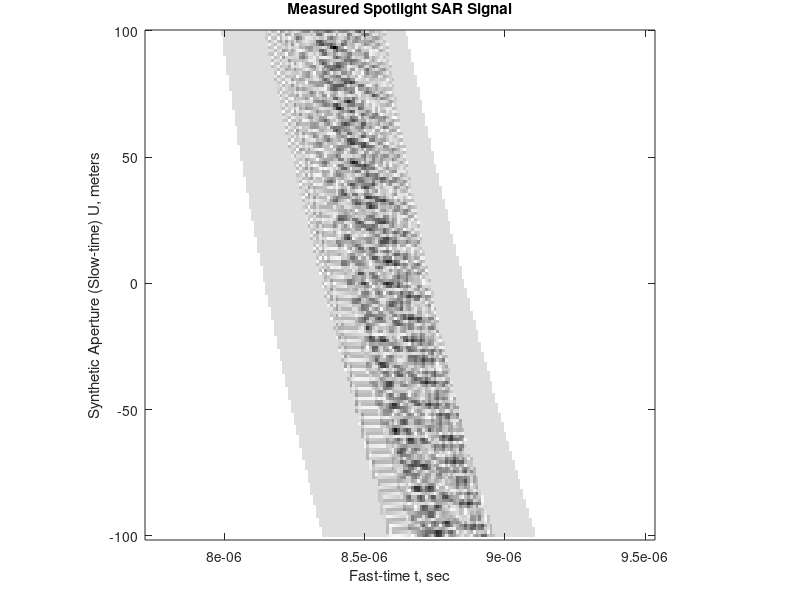
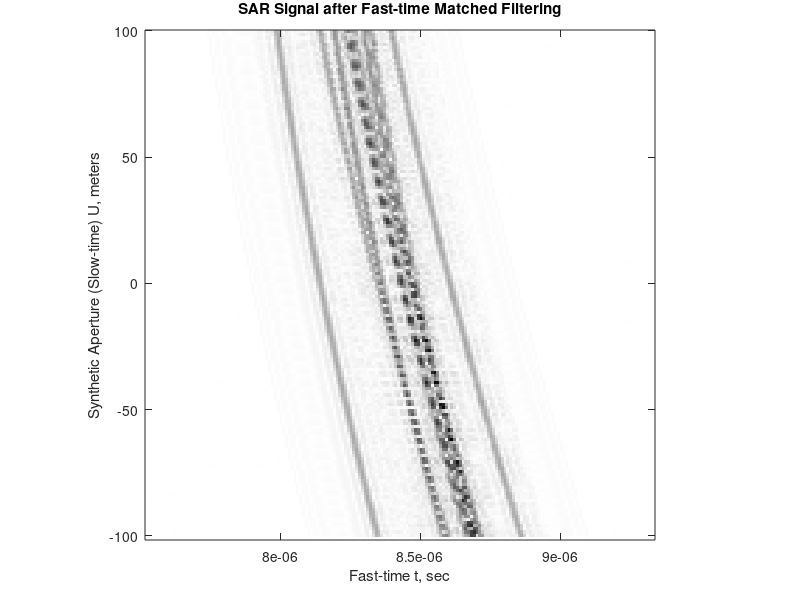
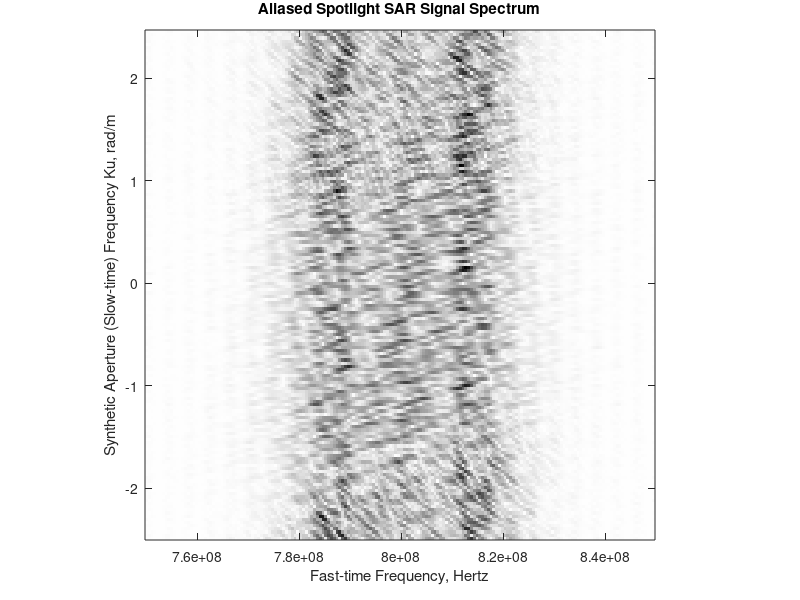
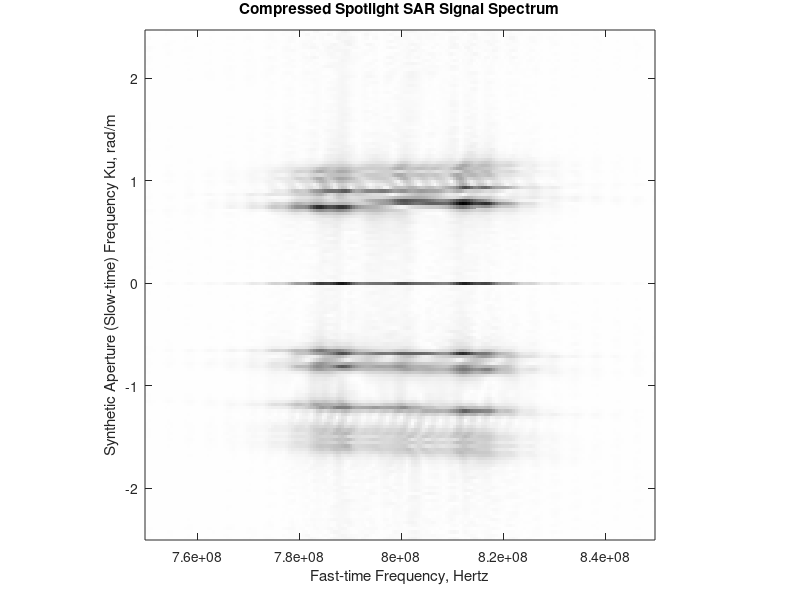

The MATLAB script that drew these images, in order: (Note: this script raises an error after producing the figures.)
% -*-Mode: matlab;-*-

%*BeginCopyright*************************************************************
%
% $HeadURL$
% $Id$
%
%----------------------------------------------------------------------------
% SEAK: Suite for Embedded Applications and Kernels (hpc.pnnl.gov/SEAK/)
%----------------------------------------------------------------------------
%
% Copyright ((c)) 2016, Battelle Memorial Institute
%
% 1. Battelle Memorial Institute (hereinafter Battelle) hereby grants
%    permission to any person or entity lawfully obtaining a copy of
%    this software and associated documentation files (hereinafter "the
%    Software") to redistribute and use the Software in source and
%    binary forms, with or without modification.  Such person or entity
%    may use, copy, modify, merge, publish, distribute, sublicense,
%    and/or sell copies of the Software, and may permit others to do so,
%    subject to the following conditions:
%    
%    * Redistributions of source code must retain the above copyright
%      notice, this list of conditions and the following disclaimers.
%
%    * Redistributions in binary form must reproduce the above copyright
%      notice, this list of conditions and the following disclaimer in
%      the documentation and/or other materials provided with the
%      distribution.
%
%    * Other than as used herein, neither the name Battelle Memorial
%      Institute or Battelle may be used in any form whatsoever without
%      the express written consent of Battelle.
%
%    * Redistributions of the software in any form, and publications
%      based on work performed using the software should include the
%      following citation as a reference:
%            
%        Nitin A. Gawande, Seunghwa Kang, Joseph B. Manzano, Nathan
%        R. Tallent, Darren J. Kerbyson, Adolfy Hoisie.  "SEAK
%        Specification." Pacific Northwest National Laboratory. May,
%        2016, http://hpc.pnnl.gov/SEAK/
%
% 2. THIS SOFTWARE IS PROVIDED BY THE COPYRIGHT HOLDERS AND CONTRIBUTORS
%    "AS IS" AND ANY EXPRESS OR IMPLIED WARRANTIES, INCLUDING, BUT NOT
%    LIMITED TO, THE IMPLIED WARRANTIES OF MERCHANTABILITY AND FITNESS
%    FOR A PARTICULAR PURPOSE ARE DISCLAIMED. IN NO EVENT SHALL BATTELLE
%    OR CONTRIBUTORS BE LIABLE FOR ANY DIRECT, INDIRECT, INCIDENTAL,
%    SPECIAL, EXEMPLARY, OR CONSEQUENTIAL DAMAGES (INCLUDING, BUT NOT
%    LIMITED TO, PROCUREMENT OF SUBSTITUTE GOODS OR SERVICES; LOSS OF
%    USE, DATA, OR PROFITS; OR BUSINESS INTERRUPTION) HOWEVER CAUSED AND
%    ON ANY THEORY OF LIABILITY, WHETHER IN CONTRACT, STRICT LIABILITY,
%    OR TORT (INCLUDING NEGLIGENCE OR OTHERWISE) ARISING IN ANY WAY OUT
%    OF THE USE OF THIS SOFTWARE, EVEN IF ADVISED OF THE POSSIBILITY OF
%    SUCH DAMAGE.
%
%*EndCopyright***************************************************************

% This harness implementation of spotlight SAR is based 
% on the matlab code provided at mathworks.com
% Suitable modifications have been to create SAR signal using
%   the input images of target or target point locations
%% Source of original matlab code
% http://www.mathworks.com/matlabcentral/fileexchange/
% 2188-synthetic-aperture-radar-signal-processing-with-
% matlab-algorithms/content/soumekh/spotlight.m
% Copyright (c) 2016, Mehrdad Soumekh
% All rights reserved.
%%
   %%%%%%%%%%%%%%%%%%%%%%%%%%%%%%%%%%%%%%%%%%%%%%%%%%%%%%%%%%
   %   PULSED SPOTLIGHT SAR SIMULATION AND RECONSTRUCTION   %
   %%%%%%%%%%%%%%%%%%%%%%%%%%%%%%%%%%%%%%%%%%%%%%%%%%%%%%%%%%

  function SAR_target_detection01
clear all

% Custom color map
n_c = 300;               %// number of colors
%c=mycolormap(n_c);
colormap(gray(256))
%%
%Set input Image size
input_size = 'small'
input_size = 'medium'
%input_size = 'large'
if isequal(input_size,'small')
    %target_file_name = 'targinp1'; %Target image file name
    %target_file_name = 'target_name_11'; %Target image file name
    target_file_name = 'data/Airplane32'; %Target image file name
    %
    Xc=1000;                 % Range distance to center of target area
    X0=32;                   % target area in range is within [Xc-X0,Xc+X0]
    Yc=300;                  % Cross-range distance to center of target area
    Y0=64;                   % target area in cross-range is within
                             % [Yc-Y0,Yc+Y0]
elseif isequal(input_size,'medium')
    Xc=1200;                 % Range distance to center of target area
    X0=40;                   % target area in range is within [Xc-X0,Xc+X0]
    Yc=400;                  % Cross-range distance to center of target area
    Y0=80;                   % target area in cross-range is within
                             % [Yc-Y0,Yc+Y0]
    %target_file_name = 'input/Airplane32'; %Target image file name
    target_file_name = 'data/Airplane64'; %Target image file name    
elseif isequal(input_size,'large')
    Xc=1600;                 % Range distance to center of target area
    X0=80;                   % target area in range is within [Xc-X0,Xc+X0]
    Yc=600;                  % Cross-range distance to center of target area
    Y0=160;                   % target area in cross-range is within
                             % [Yc-Y0,Yc+Y0]
    target_file_name = 'data/Airplane128'; %Target image file name    
end
%%
% System Model Parameters
cj=sqrt(-1);
pi2=2*pi;
%
c=3e8;                   % propagation speed
f0=25e6;                 % baseband bandwidth is 2*f0
w0=pi2*f0;
fc=800e6;                % carrier frequency
wc=pi2*fc;
lambda_min=c/(fc+f0);    % Wavelength at highest frequency
lambda_max=c/(fc-f0);    % Wavelength at lowest frequency
kc=(pi2*fc)/c;           % wavenumber at carrier frequency
kmin=(pi2*(fc-f0))/c;    % wavenumber at lowest frequency
kmax=(pi2*(fc+f0))/c;    % wavenumber at highest frequency
%
% Xc=1000;                 % Range distance to center of target area
% X0=20;                   % target area in range is within [Xc-X0,Xc+X0]
% Yc=300;                  % Cross-range distance to center of target area
% Y0=60;                  % target area in cross-range is within
%                          % [Yc-Y0,Yc+Y0]

% Case 1: L < Y0; requires zero-padding of SAR signal in synthetic
% aperture domain
%
  L=100;                 % synthetic aperture is 2*L

% Case 2: L > Y0; slow-time Doppler subsampling of SAR signal spectrum
% reduces computation
%
% L=400;                 % synthetic aperture is 2*L

theta_c=atan(Yc/Xc);     % Squint angle
Rc=sqrt(Xc^2+Yc^2);      % Squint radial range
L_min=max(Y0,L);         % Zero-padded aperture is 2*L_min

%
Xcc=Xc/(cos(theta_c)^2); % redefine Xc by Xcc for squint processing

%%%%%%%%%%%%%%%%%%%%%%%%%%%%%%%%%%%%%%%%%%%%%%%%%%%%%%%%%%%%%%
%% u domain parameters and arrays for compressed SAR signal %%
%%%%%%%%%%%%%%%%%%%%%%%%%%%%%%%%%%%%%%%%%%%%%%%%%%%%%%%%%%%%%%
%
duc=(Xcc*lambda_min)/(4*Y0);      % sample spacing in aperture domain
                                  % for compressed SAR signal
duc=duc/1.2;                      % 10 percent guard band; this guard band
                                  % would not be sufficient for targets
                                  % outside digital spotlight filter (use
                                  % a larger guard band, i.e., PRF)
mc=2*ceil(L_min/duc);             % number of samples on aperture
uc=duc*(-mc/2:mc/2-1);            % synthetic aperture array
dkuc=pi2/(mc*duc);                % sample spacing in ku domain
kuc=dkuc*(-mc/2:mc/2-1);          % kuc array
%
dku=dkuc;                         % sample spacing in ku domain

%%%%%%%%%%%%%%%%%%%%%%%%%%%%%%%%%%%%%%%%%%%%%%%%%%%%%%%%%%
%%    u domain parameters and arrays for SAR signal     %%
%%%%%%%%%%%%%%%%%%%%%%%%%%%%%%%%%%%%%%%%%%%%%%%%%%%%%%%%%%
%
if Yc-Y0-L < 0,                            % minimum aspect angle
 theta_min=atan((Yc-Y0-L)/(Xc-X0));
else,
 theta_min=atan((Yc-Y0-L)/(Xc+X0));
end;
theta_max=atan((Yc+Y0+L)/(Xc-X0));         % maximum aspect angle
%
du=pi/(kmax*(sin(theta_max)- ...
                     sin(theta_min))); % sample spacing in aperture
                                       % domain for SAR signal
du=du/1.4;                        % 20 percent guard band
m=2*ceil(pi/(du*dku));            % number of samples on aperture
du=pi2/(m*dku);                   % readjust du
u=du*(-m/2:m/2-1);                % synthetic aperture array
ku=dku*(-m/2:m/2-1);              % ku array

%%%%%%%%%%%%%%%%%%%%%%%%%%%%%%%%%%%%%%%%%%%%%%%%%%%%%%%%%%
%%       Fast-time domain parmeters and arrays          %%
%%%%%%%%%%%%%%%%%%%%%%%%%%%%%%%%%%%%%%%%%%%%%%%%%%%%%%%%%%
%
Tp=2.5e-7;                     % Chirp pulse duration
alpha=w0/Tp;                   % Chirp rate
wcm=wc-alpha*Tp;               % Modified chirp carrier
%
if Yc-Y0-L < 0,
 Rmin=Xc-X0;
else,
 Rmin=sqrt((Xc-X0)^2+(Yc-Y0-L)^2);
end;
Ts=(2/c)*Rmin;                 % start time of sampling
Rmax=sqrt((Xc+X0)^2+(Yc+Y0+L)^2);
Tf=(2/c)*Rmax+Tp;              % end time of sampling
T=Tf-Ts;                       % fast-time interval of measurement
Ts=Ts-.1*T;                    % start slightly earlier (10% guard band)
Tf=Tf+.1*T;                    % end slightly later (10% guard band)
T=Tf-Ts;
Tmin=max(T,(4*X0)/(c*cos(theta_max)));  % Minimum required T
%
dt=1/(4*f0);                 % Time domain sampling (guard band factor 2)
n=2*ceil((.5*Tmin)/dt);      % number of time samples
t=Ts+(0:n-1)*dt;             % time array for data acquisition
dw=pi2/(n*dt);               % Frequency domain sampling
w=wc+dw*(-n/2:n/2-1);        % Frequency array (centered at carrier)
k=w/c;                       % Wavenumber array
%

%%%%%%%%%%%%%%%%%%%%%%%%%%%%%%%%%%%%%%%%%%%%%%%%%%%%%%%%%%%%%
% Resolution for Broadside: (x,y) domain rotated by theta_c %
%%%%%%%%%%%%%%%%%%%%%%%%%%%%%%%%%%%%%%%%%%%%%%%%%%%%%%%%%%%%%

DX=c/(4*f0);                      % range resolution (broadside)
DY=(Xcc*lambda_max)/(4*L);         % cross-range resolution (broadside)


%%%%%%%%%%%%%%%%%%%%%%%%%%%%%%%%%%%%%%%%%%%%%%%%%%%%%
%%           Parameters of Targets                 %%
%%%%%%%%%%%%%%%%%%%%%%%%%%%%%%%%%%%%%%%%%%%%%%%%%%%%%
%
% Generate target input image
input_im = zeros(2*X0,2*Y0);
%
ntarget=9;                        % number of targets
% Set ntarget=1 to see "clean" PSF of target at origin
% Try this with other targets

% xn: range;            yn= cross-range;    fn: reflectivity
xn=zeros(1,ntarget);  yn=xn;              fn=xn;

% Targets within digital spotlight filter
%
xn(1)=0;              yn(1)=0;            fn(1)=1.2;
xn(2)=.7*X0;          yn(2)=-.6*Y0;       fn(2)=1.2;
xn(3)=0;              yn(3)=-.85*Y0;      fn(3)=1.2;
xn(4)=-.5*X0;         yn(4)=.75*Y0;       fn(4)=1.2;
xn(5)=-.5*X0+3*DX;      yn(5)=.75*Y0+DY;    fn(5)=1.2;

% Targets outside digital spotlight filter
% (Run the code with and without these targets)
%
xn(6)=-1.2*X0;        yn(6)=.75*Y0;       fn(6)=1.;
xn(7)=.5*X0;          yn(7)=1.25*Y0;      fn(7)=1.;
xn(8)=1.1*X0;         yn(8)=-1.1*Y0;      fn(8)=1.;
xn(9)=-1.2*X0;        yn(9)=-1.75*Y0;     fn(9)=1.;
% Scale factor for point targets
tar_scale_factor=0.5;
xn=xn*tar_scale_factor; yn=yn*tar_scale_factor; %Scale targets
% Now embed targets into input image
r1 = floor((2*X0-2*X0)/2);
r2 = r1 + X0 - 1;
c1 = floor((2*Y0-2*Y0)/2);
c2 = c1 + Y0 - 1;
for t_number = 1:ntarget
    x_t_n = ceil(xn(t_number)) + r2;
    y_t_m = ceil(yn(t_number)) + c2;
    if (x_t_n>0 && x_t_n<=2*X0 && y_t_m>0 && y_t_m<=2*Y0)
        input_im(x_t_n,y_t_m) = fn(t_number);
    end
end
%
G=abs(input_im)';
xg=max(max(G)); ng=min(min(G)); cg=255/(xg-ng);
%image(n,m,256-cg*(G-ng));
input_img = image(2*X0,2*Y0,256-cg*(G-ng));
%input_img = image(xn,yn,256-cg*(G-ng));
axis off
% oldscreenunits = get(gcf,'Units')
% oldpaperunits = get(gcf,'PaperUnits')
% oldpaperpos = get(gcf,'PaperPosition')
ratio_x = ceil(X0);
ratio_y = ceil(Y0/X0*ratio_x);
set(gcf,'PaperPosition',[0.25 0.25 ratio_x ratio_y])
set(gca,'position',[0 0 1 1],'units','normalized')
print('inout/SAR_input_target','-dpng','-r2');
%saveas(gcf,'inout/SAR_input_target.png')
%size(input_im)
fprintf('size of input image input_im = %d x %d\n', size(input_im));
fprintf('size of input image input_img = %d x %d\n', (n), (m));
%return
axis on
set(gcf,'PaperPosition',[0.25 0.25 8 6])
set(gca,'position',[0.05 0.1 0.9 0.85],'units','normalized')
%return   
%%%%%%%%%%%%%%%%%%%%%%%%%%%%%%%%%%%%%%%%%%%%%%%%%%%%%
%%                   SIMULATION                    %%
%%%%%%%%%%%%%%%%%%%%%%%%%%%%%%%%%%%%%%%%%%%%%%%%%%%%%
%
s=zeros(n,mc);     % SAR signal array
%
for i=1:ntarget;   % Loop for each target
 td=t(:)*ones(1,mc)-2*ones(n,1)*sqrt((Xc+xn(i)).^2+(Yc+yn(i)-uc).^2)/c;
 s=s+fn(i)*exp(cj*wcm*td+cj*alpha*(td.^2)).*(td >= 0 & td <= Tp & ...
   ones(n,1)*abs(uc) <= L & t(:)*ones(1,mc) < Tf);
end;
%
s=s.*exp(-cj*wc*t(:)*ones(1,mc));      % Fast-time baseband conversion

% User may apply a slow-time domain window, e.g., power window, on
% simulated SAR signal array "s" here.

G=abs(s)';
xg=max(max(G)); ng=min(min(G)); cg=255/(xg-ng);
image(t,uc,256-cg*(G-ng));
axis('square');axis('xy')
xlabel('Fast-time t, sec')
ylabel('Synthetic Aperture (Slow-time) U, meters')
title('Measured Spotlight SAR Signal')
%print P5.1.ps
print('inout/P5-1','-dpng')
pause(1)
%

td0=t(:)-2*sqrt(Xc^2+Yc^2)/c;
s0=exp(cj*wcm*td0+cj*alpha*(td0.^2)).*(td0 >= 0 & td0 <= Tp);
s0=s0.*exp(-cj*wc*t(:));            % Baseband reference fast-time signal

s=ftx(s).*(conj(ftx(s0))*ones(1,mc));  % Fast-time matched filtering
%
G=abs(iftx(s))';
xg=max(max(G)); ng=min(min(G)); cg=255/(xg-ng);
tm=(2*Rc/c)+dt*(-n/2:n/2-1);    % fast-time array after matched filtering
image(tm,uc,256-cg*(G-ng));
axis('square');axis('xy')
xlabel('Fast-time t, sec')
ylabel('Synthetic Aperture (Slow-time) U, meters')
title('SAR Signal after Fast-time Matched Filtering')
%print P5.2.ps
print('inout/P5-2','-dpng')
pause(1)
%
%%%%%%%%%%%%%%%%%%%%%%%%%%%%%%%%%%%%%%%%%%%%%
%  Slow-time baseband conversion for squint %
%%%%%%%%%%%%%%%%%%%%%%%%%%%%%%%%%%%%%%%%%%%%%
%
kus=2*kc*sin(theta_c)*ones(1,n);     % Doppler frequency shift in ku
                                     % domain due to squint
%
s=s.*exp(-cj*kus(:)*uc);             % slow-time baseband conversion
fs=fty(s);

% Display aliased SAR spectrum
%
G=abs(fs)';
xg=max(max(G)); ng=min(min(G)); cg=255/(xg-ng);
image(k*c/pi2,kuc,256-cg*(G-ng));
axis('square');axis('xy')
xlabel('Fast-time Frequency, Hertz')
ylabel('Synthetic Aperture (Slow-time) Frequency Ku, rad/m')
title('Aliased Spotlight SAR Signal Spectrum')
%print P5.3.ps
print('inout/P5-3','-dpng')
pause(1)

%

%%%%%%%%%%%%%%%%%%%%%%%%%%%%%%%%%%%%%%%%%%%%%%%%%%%%%%%%%%%%%%%%%
%%  Digital Spotlighting and Bandwidth Expansion in ku Domain  %%
%%          via Slow-time Compression and Decompression        %%
%%%%%%%%%%%%%%%%%%%%%%%%%%%%%%%%%%%%%%%%%%%%%%%%%%%%%%%%%%%%%%%%%
%
s=s.*exp(cj*kus(:)*uc);      % Original signal before baseband
                             % conversion for squint

cs=s.*exp(cj*2*(k(:)*ones(1,mc)).* ...      
 (ones(n,1)*sqrt(Xc^2+(Yc-uc).^2))-cj*2*k(:)*Rc*ones(1,mc));% compression
fcs=fty(cs);            % F.T. of compressed signal w.r.t. u
%
G=abs(fcs)';
xg=max(max(G)); ng=min(min(G)); cg=255/(xg-ng);
image(k*c/pi2,kuc,256-cg*(G-ng));
axis('square');axis('xy')
xlabel('Fast-time Frequency, Hertz')
ylabel('Synthetic Aperture (Slow-time) Frequency Ku, rad/m')
title('Compressed Spotlight SAR Signal Spectrum')
%print P5.4.ps
print('inout/P5-4','-dpng')
pause(1)
%
fp=iftx(fty(cs));      % Narrow-bandwidth Polar Format Processed
                       % reconstruction
%
PH=asin(kuc/(2*kc));   % angular Doppler domain
R=(c*tm)/2;            % range domain mapped from reference
                       % fast-time domain
%
% Full Aperture Digital-Spotlight Filter
%
W_d=((abs(R(:)*cos(PH+theta_c)-Xc) < X0).* ...
    (abs(R(:)*sin(PH+theta_c)-Yc) < Y0));
%
G=(abs(fp)/max(max(abs(fp)))+.1*W_d)';
xg=max(max(G)); ng=min(min(G)); cg=255/(xg-ng);
image((Rc/Xc)*(.5*c*tm-Rc),(kuc*Rc)/(2*kc),256-cg*(G-ng));
xlabel('Range x, m')
ylabel('Cross-range y, m')
title('Polar Format SAR Reconstruction with Digital Spotlight Filter')
axis image; axis xy;
%print P5.5.ps
print('inout/P5-5','-dpng')
pause(1)

fd=fp.*W_d;                % Digital Spotlight Filtering
fcs=ftx(fd);               % Transform to (omega,ku) domain

% Zero-padding in ku domain for slow-time upsampling
%
mz=m-mc;        % number is zeros
fcs=(m/mc)*[zeros(n,mz/2),fcs,zeros(n,mz/2)];
%
cs=ifty(fcs);              % Transform to (omega,u) domain

s=cs.*exp(-cj*2*(k(:)*ones(1,m)).* ...      
 (ones(n,1)*sqrt(Xc^2+(Yc-u).^2))+cj*2*k(:)*Rc*ones(1,m));% decompression


%%%%%%%%%%%%%%%%%%%%%%%%%%%%%%%%%%%%%%%%%%%%%%%%%%%%%%%%%%%%%%%%%
%                           CAUTION                             %
% For TDC or backprojection, do not subsample in Doppler domain %
% and do not perform slow-time baseband conversion               %
%%%%%%%%%%%%%%%%%%%%%%%%%%%%%%%%%%%%%%%%%%%%%%%%%%%%%%%%%%%%%%%%%
%
s_ds=s;                    % Save s(omega,u) array for TDC and
                           % backprojection algorithms

%
s=s.*exp(-cj*kus(:)*u);    % Slow-time baseband conversion for squint
fs=fty(s);                 % Digitally-spotlighted SAR signal spectrum
%
G=abs(fs)';
xg=max(max(G)); ng=min(min(G)); cg=255/(xg-ng);
image(k*c/pi2,ku,256-cg*(G-ng));
axis('square');axis('xy')
xlabel('Fast-time Frequency, Hertz')
ylabel('Synthetic Aperture (Slow-time) Frequency Ku, rad/m')
title('Spotlight SAR Signal Spectrum after DS & Upsampling')
%print P5.6.ps
print('inout/P5-6','-dpng')
pause(1)


%%%%%%%%%%%%%%%%%%%%%%%%%%%%%%%%%%%%%%%%%%
%%    SLOW-TIME DOPPLER SUBSAMPLING     %%
%%%%%%%%%%%%%%%%%%%%%%%%%%%%%%%%%%%%%%%%%%
%
if Y0 < L,
 ny=2*ceil(1.2*Y0/du);      % Number of samples in y domain
                            % 20 percent guard band
 ms=floor(m/ny);            % subsampling ratio
 tt=floor(m/(2*ms));
 I=m/2+1-tt*ms:ms:m/2+1+(tt-1)*ms; % subsampled index in ku domain
 [tt,ny]=size(I);           % number of subsamples
 fs=fs(:,I);                % subsampled SAR signal spectrum
 ky=ku(I);                  % subsampled ky array
 dky=dku*ms;                % ky domain sample spacing
else,
 dky=dku;
 ny=m;
 ky=ku;
end;

dy=pi2/(ny*dky);            % y domain sample spacing
y=dy*(-ny/2:ny/2-1);        % cross-range array

%%%%%%%%%%%%%%%%%%%%%%%%%%%%%%%%%%%%%%%%%%
%%             RECONSTRUCTION           %%
%%%%%%%%%%%%%%%%%%%%%%%%%%%%%%%%%%%%%%%%%%
%
ky=ones(n,1)*ky+kus(:)*ones(1,ny);       % ky array
kx=(4*k(:).^2)*ones(1,ny)-ky.^2;
kx=sqrt(kx.*(kx > 0));                  % kx array
%
plot(kx(1:20:n*ny),ky(1:20:n*ny),'.')
xlabel('Spatial Frequency k_x, rad/m')
ylabel('Spatial Frequency k_y, rad/m')
title('Spotlight SAR Spatial Frequency Data Coverage')
axis image; axis xy
%print P5.7.ps
print('inout/P5-7','-dpng')
pause(1)
%
kxmin=min(min(kx));
kxmax=max(max(kx));
dkx=pi/X0;        % Nyquist sample spacing in kx domain
nx=2*ceil((.5*(kxmax-kxmin))/dkx); % Required number of
                      % samples in kx domain;
                      % This value will be increased slightly
                      % to avoid negative array index
%
%%%%%%%%%%%%%%%%%%%%%%%%%%%%%%%%%%%%%%%%%%%%%%%%%%%%%%%%%%%%%%%
%%%                                                         %%%
%%%   FIRST TWO OPTIONS FOR RECONSTRUCTION:                 %%%
%%%                                                         %%%
%%%     1. 2D Fourier Matched Filtering and Interpolation   %%%
%%%     2. Range Stacking                                   %%%
%%%                                                         %%%
%%%     Note: For "Range Stacking," make sure that the      %%%
%%%           arrays nx, x, and kx are defined.             %%%
%%%                                                         %%%
%%%%%%%%%%%%%%%%%%%%%%%%%%%%%%%%%%%%%%%%%%%%%%%%%%%%%%%%%%%%%%%


%%%%%%%%%%%%%%%%%%%%%%%%%%%%%%%%%%%%%%%%%%%%%%%%%%%%%%%%%%%%
%%%    2D FOURIER MATCHED FILTERING AND INTERPOLATION    %%%
%%%%%%%%%%%%%%%%%%%%%%%%%%%%%%%%%%%%%%%%%%%%%%%%%%%%%%%%%%%%

% Matched Filtering
%
fs0=(kx > 0).*exp(cj*kx*Xc+cj*ky*Yc+cj*.25*pi ...
           -cj*2*k(:)*ones(1,ny)*Rc); % reference signal complex conjugate
fsm=fs.*fs0;     % 2D Matched filtering

% Interpolation
%
is=8;       % number of neighbors (sidelobes) used for sinc interpolator
I=2*is+1;
kxs=is*dkx; % plus/minus size of interpolation neighborhood in KX domain
%
nx=nx+2*is+4;  % increase number of samples to avoid negative
               %  array index during interpolation in kx domain
KX=kxmin+(-is-2:nx-is-3)*dkx;     % uniformly-spaced kx points where
                                  % interpolation is done
kxc=KX(nx/2+1);                   % carrier frequency in kx domain
KX=KX(:)*ones(1,ny);
%
F=zeros(nx,ny);         % initialize F(kx,ky) array for interpolation

for i=1:n;                       % for each k loop
  i                              % print i to show that it is running
 icKX=round((kx(i,:)-KX(1,1))/dkx)+1; % closest grid point in KX domain
 cKX=KX(1,1)+(icKX-1)*dkx;            % and its KX value
 ikx=ones(I,1)*icKX+[-is:is]'*ones(1,ny);
 ikx=ikx+nx*ones(I,1)*[0:ny-1];
 nKX=KX(ikx);
 SINC=sinc((nKX-ones(I,1)*kx(i,:))/dkx);             % interpolating sinc
 HAM=.54+.46*cos((pi/kxs)*(nKX-ones(I,1)*kx(i,:)));  % Hamming window
         %%%%%   Sinc Convolution (interpolation) follows  %%%%%%%%
 F(ikx)=F(ikx)+(ones(I,1)*fsm(i,:)).*(SINC.*HAM);
end
%
%  DISPLAY interpolated spatial frequency domain image F(kx,ky)

KX=KX(:,1).';
KY=ky(1,:);

G=abs(F)';
xg=max(max(G)); ng=min(min(G)); cg=255/(xg-ng);
image(KX,KY+kus(1),256-cg*(G-ng));
axis image; axis xy
xlabel('Spatial Frequency k_x, rad/m')
ylabel('Spatial Frequency k_y, rad/m')
title('Wavefront Spotlight SAR Reconstruction Spectrum')
%print P5.8.ps
print('inout/P5-8','-dpng')
pause(1)

%
f=iftx(ifty(F));     % Inverse 2D FFT for spatial domain image f(x,y)
%
dx=pi2/(nx*dkx);     % range sample spacing in reconstructed image
x=dx*(-nx/2:nx/2-1); % range array
%
% Display SAR reconstructed image

G=abs(f)';
xg=max(max(G)); ng=min(min(G)); cg=255/(xg-ng);
image(Xc+x,Yc+y,256-cg*(G-ng));axis([Xc-X0 Xc+X0 Yc-Y0 Yc+Y0]);
axis image; axis xy
xlabel('Range X, meters')
ylabel('Cross-range Y, meters')
title('Wavefront Spotlight SAR Reconstruction')
%print P5.9.ps
print('inout/P5-9','-dpng')
pause(1)
image(x,y,256-cg*(G-ng));%axis([Xc-X0 Xc+X0 -Y0 Y0]);
axis off
par_a = ceil(size(x,2));
par_b = ceil(size(y,2));
par_a = ceil(abs(max(x)-min(x))/4);
par_b = ceil(abs(max(y)-min(y))/4);
set(gcf,'PaperPosition',[0.25 0.25 par_a par_b])
set(gca,'position',[0 0 1 1],'units','normalized')
print('inout/SAR_WF_image','-dpng','-r2');
pause(1)
set(gcf,'PaperPosition',[0.25 0.25 8 6])
set(gca,'position',[0.05 0.1 0.9 0.85],'units','normalized')
axis on
fprintf('size of SAR_WF_IMAGE = %d x %d\n', size(x,2), size(y,2));

%SAR image cropped image
G=abs(f)';
xg=max(max(G)); ng=min(min(G)); cg=255/(xg-ng);
ICin = image(x,y,256-cg*(G-ng));
size(ICin)
par_a = size(ICin,2) * 2*X0 / abs(max(x)-min(x));
par_b = size(ICin,1) * 2*Y0 / abs(max(y)-min(y));
xc1 = max( 1, ceil((size(ICin,2)-par_a)/2) );
xc2 = ceil(par_a);
yc1 = max( 1, ceil((size(ICin,1)-par_b)/2) );
yc2 = ceil(par_b);
ICout = imcrop(ICin,[xc1 yc1 xc2 yc2]);axis([-X0 X0 -Y0 Y0]);

axis off
set(gcf,'PaperPosition',[0.25 0.25 ceil(X0) ceil(Y0)])
set(gca,'position',[0 0 1 1],'units','normalized')
print('inout/SAR_WF_image_cropped','-dpng','-r2');
set(gcf,'PaperPosition',[0.25 0.25 8 6])
set(gca,'position',[0.05 0.1 0.9 0.85],'units','normalized')
axis on

%return
% 
%%%%%%%%%%%%%%%%%%%%%%%%%%%%%%%%%%%%%%%%%%%%%%%%%%%%%
%%   SAR Image Compression (for Spotlight System)  %%
%%%%%%%%%%%%%%%%%%%%%%%%%%%%%%%%%%%%%%%%%%%%%%%%%%%%%
%%
Fc=ftx(fty(f.* ...
  exp(cj*kxc*x(:)*ones(1,ny)+cj*ones(nx,1)*2*kc*sin(theta_c)*y ...
 -cj*2*kc*sqrt(((Xc+x(:)).^2)*ones(1,ny)+ones(nx,1)*((Yc+y).^2)))));
G=abs(Fc)';
xg=max(max(G)); ng=min(min(G)); cg=255/(xg-ng);
image(KX,KY+kus(1),256-cg*(G-ng));
axis image; axis xy
xlabel('Spatial Frequency k_x, rad/m')
ylabel('Spatial Frequency k_y, rad/m')
title('Compressed Spotlight SAR Reconstruction Spectrum')
%print P5.10.ps
print('inout/P5-10','-dpng')
pause(1)


%%%%%%%%%%%%%%%%%%%%%%%%%%%%%%%%%%%%%%%%%%%%%%%%%%%%%%%%
%%%      RANGE STACK WAVEFRONT RECONSTRUCTION       %%%%
%%%%%%%%%%%%%%%%%%%%%%%%%%%%%%%%%%%%%%%%%%%%%%%%%%%%%%%%
%
f_stack=zeros(nx,ny); % Initialize reconstruction array in (x,y) domain
for i=1:nx; i        % Stack's loop for reconstruction at each range
 f_stack(i,:)=ifty(sum(fs.*exp(cj*kx*(Xc+x(i))+cj*ky*Yc ...
  +cj*.25*pi-cj*2*k(:)*ones(1,ny)*Rc)));
end;

% Remove carrier in range domain
f_stack=f_stack.*exp(-cj*x(:)*kxc*ones(1,ny));
%
f_stack=f_stack/nx; % Scale it for comparison with Fourier interpolation
                    % Use "f_stack-f" to display difference of two
                    % reconstructions
           
G=abs(f_stack)';
xg=max(max(G)); ng=min(min(G)); cg=255/(xg-ng);
image(Xc+x,Yc+y,256-cg*(G-ng));axis([Xc-X0 Xc+X0 Yc-Y0 Yc+Y0]);
axis image; axis xy
xlabel('Range X, meters')
ylabel('Cross-range Y, meters')
title('Range Stack Spotlight SAR Reconstruction')
%print P5.11.ps
print('inout/P5-11','-dpng')
pause(1)
image(x,y,256-cg*(G-ng));%axis([Xc-X0 Xc+X0 -Y0 Y0]);
axis off
par_a = ceil(size(x,2));
par_b = ceil(size(y,2));
par_a = ceil(abs(max(x)-min(x))/4);
par_b = ceil(abs(max(y)-min(y))/4);
set(gcf,'PaperPosition',[0.25 0.25 par_a par_b])
set(gca,'position',[0 0 1 1],'units','normalized')
print('inout/SAR_RS_image','-dpng','-r2');
pause(1)
set(gcf,'PaperPosition',[0.25 0.25 8 6])
set(gca,'position',[0.05 0.1 0.9 0.85],'units','normalized')
axis on
fprintf('size of SAR_RS_IMAGE = %d x %d\n', size(x,2), size(y,2));

%SAR image cropped image
G=abs(f_stack)';
xg=max(max(G)); ng=min(min(G)); cg=255/(xg-ng);
ICin = image(x,y,256-cg*(G-ng));
size(ICin)
par_a = size(ICin,2) * 2*X0 / abs(max(x)-min(x));
par_b = size(ICin,1) * 2*Y0 / abs(max(y)-min(y));
xc1 = max( 1, ceil((size(ICin,2)-par_a)/2) );
xc2 = ceil(par_a);
yc1 = max( 1, ceil((size(ICin,1)-par_b)/2) );
yc2 = ceil(par_b);
ICout = imcrop(ICin,[xc1 yc1 xc2 yc2]);axis([-X0 X0 -Y0 Y0]);

axis off
set(gcf,'PaperPosition',[0.25 0.25 ceil(X0) ceil(Y0)])
set(gca,'position',[0 0 1 1],'units','normalized')
print('inout/SAR_RS_image_cropped','-dpng','-r2');
set(gcf,'PaperPosition',[0.25 0.25 8 6])
set(gca,'position',[0.05 0.1 0.9 0.85],'units','normalized')
axis on

%return

F_stack=ftx(fty(f_stack)); % Reconstruction array in spatial frequency
                           % domain; Use "F_stack-F" to display
                           %  difference of two reconstructions
%
G=abs(F_stack)';
xg=max(max(G)); ng=min(min(G)); cg=255/(xg-ng);
image(KX,KY+kus(1),256-cg*(G-ng));
axis image; axis xy
xlabel('Spatial Frequency k_x, rad/m')
ylabel('Spatial Frequency k_y, rad/m')
title('Range Stack Spotlight SAR Reconstruction Spectrum')
%print P5.12.ps
print('inout/P5-12','-dpng')
pause(1)


%%%%%%%%%%%%%%%%%%%%%%%%%%%%%%%%%%%%%%%%%%%%%%%%%%%%%%%%
%%%     TIME DOMAIN CORRELATION RECONSTRUCTION      %%%%
%%%%%%%%%%%%%%%%%%%%%%%%%%%%%%%%%%%%%%%%%%%%%%%%%%%%%%%%
%
f_tdc=zeros(nx,ny); % Initialize reconstruction array in (x,y) domain

for i=1:nx; i
   for j=1:ny;
      t_ij=(2*sqrt((x(i)+Xc)^2+(y(j)+Yc-u).^2))/c;
      f_tdc(i,j)=sum(sum(s_ds.*exp(cj*w(:)*(t_ij-tm(n/2+1))).* ...
         (ones(n,1)*(t_ij >= Ts & t_ij <= Tf))));
   end;
end;

% Remove carrier in range domain
f_tdc=f_tdc.*exp(-cj*x(:)*kxc*ones(1,ny));
%

% Remove carrier in cross-range domain (squint mode)
f_tdc=f_tdc.*exp(-cj*ones(nx,1)*2*kc*sin(theta_c)*y);
           
G=abs(f_tdc)';
xg=max(max(G)); ng=min(min(G)); cg=255/(xg-ng);
image(Xc+x,Yc+y,256-cg*(G-ng));axis([Xc-X0 Xc+X0 Yc-Y0 Yc+Y0]);
axis image; axis xy
xlabel('Range X, meters')
ylabel('Cross-range Y, meters')
title('TDC Spotlight SAR Reconstruction')
%print P5.13.ps
print('inout/P5-13','-dpng')
pause(1)
image(x,y,256-cg*(G-ng));%axis([Xc-X0 Xc+X0 -Y0 Y0]);
axis off
par_a = ceil(size(x,2));
par_b = ceil(size(y,2));
par_a = ceil(abs(max(x)-min(x))/4);
par_b = ceil(abs(max(y)-min(y))/4);
set(gcf,'PaperPosition',[0.25 0.25 par_a par_b])
set(gca,'position',[0 0 1 1],'units','normalized')
print('inout/SAR_TD_image','-dpng','-r2');
pause(1)
set(gcf,'PaperPosition',[0.25 0.25 8 6])
set(gca,'position',[0.05 0.1 0.9 0.85],'units','normalized')
axis on
fprintf('size of SAR_TD_IMAGE = %d x %d\n', size(x,2), size(y,2));

%SAR image cropped image
G=abs(f_tdc)';
xg=max(max(G)); ng=min(min(G)); cg=255/(xg-ng);
ICin = image(x,y,256-cg*(G-ng));
size(ICin)
par_a = size(ICin,2) * 2*X0 / abs(max(x)-min(x));
par_b = size(ICin,1) * 2*Y0 / abs(max(y)-min(y));
xc1 = max( 1, ceil((size(ICin,2)-par_a)/2) );
xc2 = ceil(par_a);
yc1 = max( 1, ceil((size(ICin,1)-par_b)/2) );
yc2 = ceil(par_b);
ICout = imcrop(ICin,[xc1 yc1 xc2 yc2]);axis([-X0 X0 -Y0 Y0]);

axis off
set(gcf,'PaperPosition',[0.25 0.25 ceil(X0) ceil(Y0)])
set(gca,'position',[0 0 1 1],'units','normalized')
print('inout/SAR_TD_image_cropped','-dpng','-r2');
set(gcf,'PaperPosition',[0.25 0.25 8 6])
set(gca,'position',[0.05 0.1 0.9 0.85],'units','normalized')
axis on

%return

F_tdc=ftx(fty(f_tdc));     % Reconstruction array in spatial frequency
%
G=abs(F_tdc)';
xg=max(max(G)); ng=min(min(G)); cg=255/(xg-ng);
image(KX,KY+kus(1),256-cg*(G-ng));
axis image; axis xy
xlabel('Spatial Frequency k_x, rad/m')
ylabel('Spatial Frequency k_y, rad/m')
title('TDC Spotlight SAR Reconstruction Spectrum')
%print P5.14.ps
print('inout/P5-14','-dpng')
pause(1)


%%%%%%%%%%%%%%%%%%%%%%%%%%%%%%%%%%%%%%%%%%%%%%%%%%%%%%%%
%%%           BACKPROJECTION RECONSTRUCTION         %%%%
%%%%%%%%%%%%%%%%%%%%%%%%%%%%%%%%%%%%%%%%%%%%%%%%%%%%%%%%
%
f_back=zeros(nx,ny); % Initialize reconstruction array in (x,y) domain
n_ratio=100;              % Upsampling ratio in fast-time domain
nu=n_ratio*n;             % Size of upsampled s(t,u) array in t domain
nz=nu-n;                  % Number of zeros
dtu=(n/nu)*dt;            % Fast-time sample spacing of upsampled array
tu=dtu*(-nu/2:nu/2-1);    % Upsampled reference fast-time array
X=x(:)*ones(1,ny);
Y=ones(nx,1)*y;

for j=1:m; j
   t_ij=(2*sqrt((X+Xc).^2+(Y+Yc-u(j)).^2))/c;
   t_ij=round((t_ij-tm(n/2+1))/dtu)+nu/2+1;
   it_ij=(t_ij > 0 & t_ij <= nu);
   t_ij=t_ij.*it_ij+nu*(1-it_ij);
   S=ifty([zeros(1,nz/2),s_ds(:,j).',zeros(1,nz/2)])...
      .*exp(cj*wc*tu);
   S(nu)=0;
   f_back=f_back+S(t_ij);
end;

clear X Y

% Remove carrier in range domain
f_back=f_back.*exp(-cj*x(:)*kxc*ones(1,ny));
%

% Remove carrier in cross-range domain (squint mode)
f_back=f_back.*exp(-cj*ones(nx,1)*2*kc*sin(theta_c)*y);
  
G=abs(f_back)';
xg=max(max(G)); ng=min(min(G)); cg=255/(xg-ng);
image(Xc+x,Yc+y,256-cg*(G-ng));axis([Xc-X0 Xc+X0 Yc-Y0 Yc+Y0]);
axis image; axis xy
xlabel('Range X, meters')
ylabel('Cross-range Y, meters')
title('Backprojection Spotlight SAR Reconstruction')
%print P5.15.ps
print('inout/P5-15','-dpng')
pause(1)
image(x,y,256-cg*(G-ng));%axis([Xc-X0 Xc+X0 -Y0 Y0]);
axis off
par_a = ceil(size(x,2));
par_b = ceil(size(y,2));
par_a = ceil(abs(max(x)-min(x))/4);
par_b = ceil(abs(max(y)-min(y))/4);
set(gcf,'PaperPosition',[0.25 0.25 par_a par_b])
set(gca,'position',[0 0 1 1],'units','normalized')
print('inout/SAR_BP_image','-dpng','-r2');
pause(1)
set(gcf,'PaperPosition',[0.25 0.25 8 6])
set(gca,'position',[0.05 0.1 0.9 0.85],'units','normalized')
axis on
fprintf('size of SAR_BP_IMAGE = %d x %d\n', size(x,2), size(y,2));

%SAR image cropped image
G=abs(f_back)';
xg=max(max(G)); ng=min(min(G)); cg=255/(xg-ng);
ICin = image(x,y,256-cg*(G-ng));
size(ICin)
par_a = size(ICin,2) * 2*X0 / abs(max(x)-min(x));
par_b = size(ICin,1) * 2*Y0 / abs(max(y)-min(y));
xc1 = max( 1, ceil((size(ICin,2)-par_a)/2) );
xc2 = ceil(par_a);
yc1 = max( 1, ceil((size(ICin,1)-par_b)/2) );
yc2 = ceil(par_b);
ICout = imcrop(ICin,[xc1 yc1 xc2 yc2]);axis([-X0 X0 -Y0 Y0]);

axis off
set(gcf,'PaperPosition',[0.25 0.25 ceil(X0) ceil(Y0)])
set(gca,'position',[0 0 1 1],'units','normalized')
print('inout/SAR_BP_image_cropped','-dpng','-r2');
set(gcf,'PaperPosition',[0.25 0.25 8 6])
set(gca,'position',[0.05 0.1 0.9 0.85],'units','normalized')
axis on

F_back=ftx(fty(f_back));     % Reconstruction array in spatial frequency
%
G=abs(F_back)';
xg=max(max(G)); ng=min(min(G)); cg=255/(xg-ng);
image(KX,KY+kus(1),256-cg*(G-ng));
axis image; axis xy
xlabel('Spatial Frequency k_x, rad/m')
ylabel('Spatial Frequency k_y, rad/m')
title('Backprojection Spotlight SAR Reconstruction Spectrum')
%print P5.16.ps
print('inout/P5-16','-dpng')
pause(1)

  end

%%%%%%%%%%%%%%%%%%%%%%%%%%%%%%%%%%%%%%%%%
% Forward FFT w.r.t. the first variable %
%%%%%%%%%%%%%%%%%%%%%%%%%%%%%%%%%%%%%%%%%
function fs=ftx(s)
 fs=fftshift(fft(fftshift(s)));
end

%%%%%%%%%%%%%%%%%%%%%%%%%%%%%%%%%%%%%%%%%
% Inverse FFT w.r.t. the first variable %
%%%%%%%%%%%%%%%%%%%%%%%%%%%%%%%%%%%%%%%%%
function s=iftx(fs)
 s=fftshift(ifft(fftshift(fs)));
end

%%%%%%%%%%%%%%%%%%%%%%%%%%%%%%%%%%%%%%%%%%
% Forward FFT w.r.t. the second variable %
%%%%%%%%%%%%%%%%%%%%%%%%%%%%%%%%%%%%%%%%%%
function fs=fty(s)
 fs=fftshift(fft(fftshift(s.'))).';
end

%%%%%%%%%%%%%%%%%%%%%%%%%%%%%%%%%%%%%%%%%%
% Inverse FFT w.r.t. the second variable %
%%%%%%%%%%%%%%%%%%%%%%%%%%%%%%%%%%%%%%%%%%
function s=ifty(fs)
 s=fftshift(ifft(fftshift(fs.'))).';
end

%%%%%%%%%%%%%%%%%%%%%%%%%%%%%%%%%%%%%%%%%%
% Custom color map
%%%%%%%%%%%%%%%%%%%%%%%%%%%%%%%%%%%%%%%%%%
function c=mycolormap(n)
%n = 200;               %// number of colors
r = [1 0 0];       %# start
w = [1 1 1];    %# middle
b = [0 0 1];       %# end
%# colormap of size n-by-3, ranging from red -> white -> blue
c_set = zeros(n,3);
for i=1:3
    c_set(:,i) = linspace(w(i), b(i), n);
    %c_set(:,i) = linspace(b(i), w(i), n);
end
c = [c_set];
colormap(c)
end
